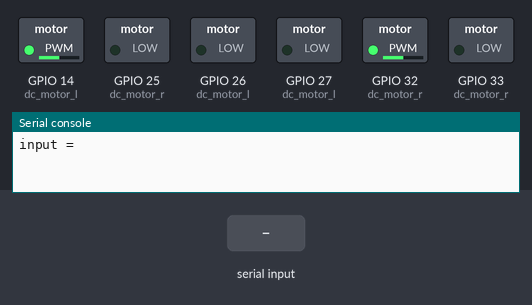
A program run on a simulated ESP32 board running MicroPython. Parts: switched loads named in the program (green lamp = pin HIGH), the last lines printed to the serial console. The test bench sets the inputs (shaded band). Library files of the repository ran but are not shown: hcsr04.py, mpu6050.py.

Above: at 1.2 s.
1.3 s: "w" typed at the serial console, then Enter
At 2.0 s:
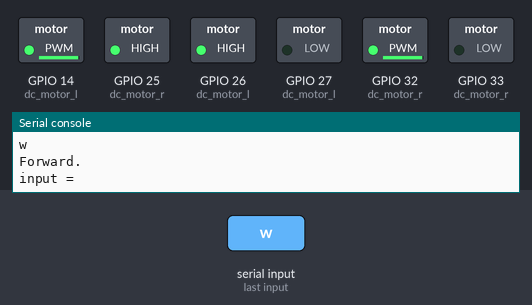
2.8 s: "s" typed at the serial console, then Enter
At 3.1 s:
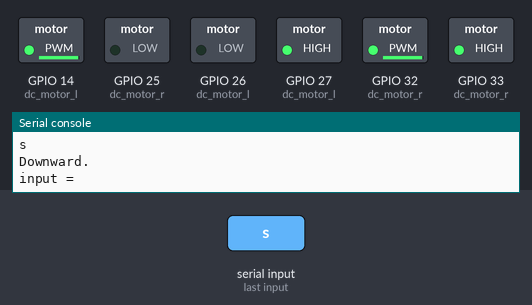
4.3 s: "d" typed at the serial console, then Enter
At 5.5 s:
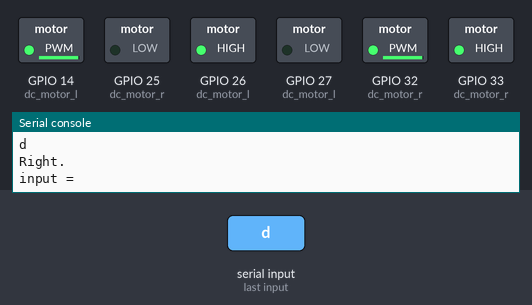
5.8 s: "a" typed at the serial console, then Enter
At 6.6 s:
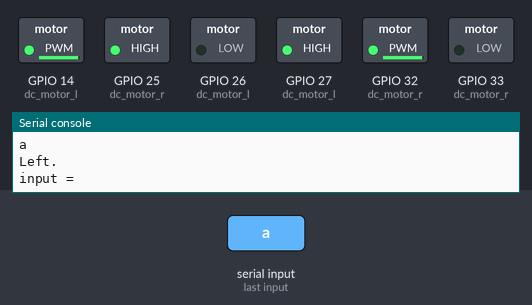
7.3 s: "q" typed at the serial console, then Enter
At 7.8 s:
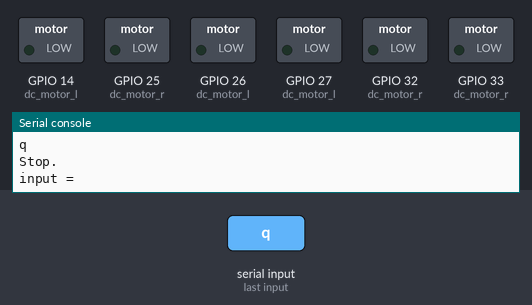
Timing chart, 0 to 9.8 s (numbered marks = the images above; inputs shaded):
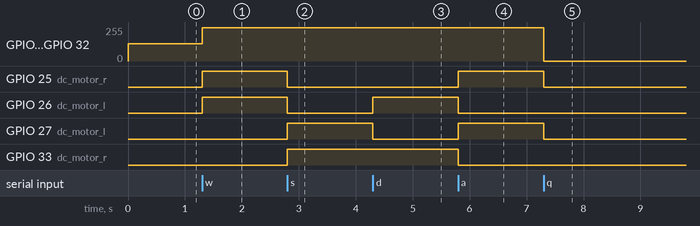

The program:

my_kbd_drive.py
```python
from machine import Pin, PWM, ADC
from machine import I2C
from time import sleep
import time
import sys
import random

from hcsr04 import HCSR04
import mpu6050
import dcmotor


import time
from machine import Pin
from philips import RC5_IR

freq = 2000
dc_motor_r = dcmotor.DCMotor(Pin(25, Pin.OUT), Pin(33, Pin.OUT), PWM(Pin(32), freq))
dc_motor_l = dcmotor.DCMotor(Pin(26, Pin.OUT), Pin(27, Pin.OUT), PWM(Pin(14), freq))

v = 100

while True:

    data = input("input =")

    if data == 'w':
        print('Forward.')
        dc_motor_l.move(v)
        dc_motor_r.move(v)
    elif data == "s":
        print('Downward.')
        dc_motor_l.move(-v)
        dc_motor_r.move(-v)
    elif data == "d":
        print('Right.')
        dc_motor_l.move(v)
        dc_motor_r.move(-v)
    elif data == "a":
        print('Left.')
        dc_motor_l.move(-v)
        dc_motor_r.move(v)
    elif data == "x":
        print('Up.')
        v += 5
        if v > 100: v = 100
    elif data == "z":
        print('Down.')
        v -= 5
        if v < 0: v = 0
    elif data == "q":
        print('Stop.')
        dc_motor_l.stop()
        dc_motor_r.stop()
    else:
        print('No action')

    time.sleep_ms(10)
```

dcmotor.py
```python
from machine import Pin, PWM

class DCMotor:
    def __init__(self, pin1, pin2, enable_pin, min_duty=600, max_duty=1000):
        self.pin1=pin1
        self.pin2=pin2
        self.enable_pin=enable_pin
        self.min_duty = min_duty
        self.max_duty = max_duty

    def forward(self, speed):
        self.speed = speed
        self.enable_pin.duty(self.duty_cycle())
        self.pin1.value(1)
        self.pin2.value(0)

    def backwards(self, speed):
        self.speed = speed
        self.enable_pin.duty(self.duty_cycle())
        self.pin1.value(0)
        self.pin2.value(1)

    def move(self, speed):
        self.speed = abs(speed)
        self.enable_pin.duty(self.duty_cycle())
        self.pin1.value(1 if speed > 0 else 0)
        self.pin2.value(0 if speed > 0 else 1)

    def stop(self):
        self.enable_pin.duty(0)
        self.pin1.value(0)
        self.pin2.value(0)

    def duty_cycle(self):
        if self.speed < 0:
            duty_cycle = 0
        elif self.speed > 100:
            duty_cycle = self.max_duty
        else:
            duty_cycle = int(self.min_duty + (self.max_duty - self.min_duty)*(self.speed/100))
        return duty_cycle
```

Measured:
- after the input at 1.3 s, GPIO 14 (dc_motor_l), GPIO 32 (dc_motor_r): 128/255 → 249/255 at once; GPIO 25 (dc_motor_r), GPIO 26 (dc_motor_l): LOW → HIGH at once
- after the input at 2.8 s, GPIO 25 (dc_motor_r), GPIO 26 (dc_motor_l): HIGH → LOW at once; GPIO 27 (dc_motor_l), GPIO 33 (dc_motor_r): LOW → HIGH at once
- after the input at 4.3 s, GPIO 26 (dc_motor_l): LOW → HIGH at once; GPIO 27 (dc_motor_l): HIGH → LOW at once
- after the input at 5.8 s, GPIO 25 (dc_motor_r), GPIO 27 (dc_motor_l): LOW → HIGH at once; GPIO 26 (dc_motor_l), GPIO 33 (dc_motor_r): HIGH → LOW at once
- after the input at 7.3 s, GPIO 14 (dc_motor_l), GPIO 32 (dc_motor_r): 249/255 → 0/255 at once; GPIO 25 (dc_motor_r), GPIO 27 (dc_motor_l): HIGH → LOW at once
